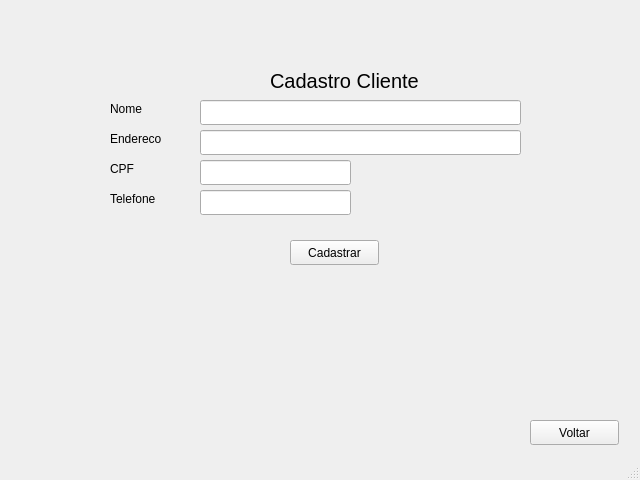
<?xml version="1.0" encoding="UTF-8"?>
<ui version="4.0">
 <class>MainWindow</class>
 <widget class="QMainWindow" name="MainWindow">
  <property name="geometry">
   <rect>
    <x>0</x>
    <y>0</y>
    <width>640</width>
    <height>480</height>
   </rect>
  </property>
  <property name="windowTitle">
   <string>MainWindow</string>
  </property>
  <widget class="QWidget" name="centralwidget">
   <widget class="QLabel" name="label_4">
    <property name="geometry">
     <rect>
      <x>270</x>
      <y>70</y>
      <width>161</width>
      <height>21</height>
     </rect>
    </property>
    <property name="font">
     <font>
      <pointsize>15</pointsize>
     </font>
    </property>
    <property name="text">
     <string>Cadastro Cliente</string>
    </property>
   </widget>
   <widget class="QLabel" name="label_2">
    <property name="geometry">
     <rect>
      <x>110</x>
      <y>130</y>
      <width>67</width>
      <height>17</height>
     </rect>
    </property>
    <property name="text">
     <string>Endereco</string>
    </property>
   </widget>
   <widget class="QLineEdit" name="lineEdit_4">
    <property name="geometry">
     <rect>
      <x>200</x>
      <y>190</y>
      <width>151</width>
      <height>25</height>
     </rect>
    </property>
   </widget>
   <widget class="QLabel" name="label">
    <property name="geometry">
     <rect>
      <x>110</x>
      <y>100</y>
      <width>67</width>
      <height>17</height>
     </rect>
    </property>
    <property name="text">
     <string>Nome</string>
    </property>
   </widget>
   <widget class="QLabel" name="label_3">
    <property name="geometry">
     <rect>
      <x>110</x>
      <y>160</y>
      <width>67</width>
      <height>17</height>
     </rect>
    </property>
    <property name="text">
     <string>CPF</string>
    </property>
   </widget>
   <widget class="QLineEdit" name="lineEdit">
    <property name="geometry">
     <rect>
      <x>200</x>
      <y>100</y>
      <width>321</width>
      <height>25</height>
     </rect>
    </property>
   </widget>
   <widget class="QLineEdit" name="lineEdit_2">
    <property name="geometry">
     <rect>
      <x>200</x>
      <y>130</y>
      <width>321</width>
      <height>25</height>
     </rect>
    </property>
   </widget>
   <widget class="QLineEdit" name="lineEdit_3">
    <property name="geometry">
     <rect>
      <x>200</x>
      <y>160</y>
      <width>151</width>
      <height>25</height>
     </rect>
    </property>
   </widget>
   <widget class="QPushButton" name="pushButton">
    <property name="geometry">
     <rect>
      <x>530</x>
      <y>420</y>
      <width>89</width>
      <height>25</height>
     </rect>
    </property>
    <property name="text">
     <string>Voltar</string>
    </property>
   </widget>
   <widget class="QLabel" name="label_5">
    <property name="geometry">
     <rect>
      <x>110</x>
      <y>190</y>
      <width>81</width>
      <height>17</height>
     </rect>
    </property>
    <property name="text">
     <string>Telefone</string>
    </property>
   </widget>
   <widget class="QPushButton" name="pushButton_2">
    <property name="geometry">
     <rect>
      <x>290</x>
      <y>240</y>
      <width>89</width>
      <height>25</height>
     </rect>
    </property>
    <property name="text">
     <string>Cadastrar</string>
    </property>
   </widget>
  </widget>
  <widget class="QStatusBar" name="statusbar"/>
 </widget>
 <resources/>
 <connections/>
</ui>
